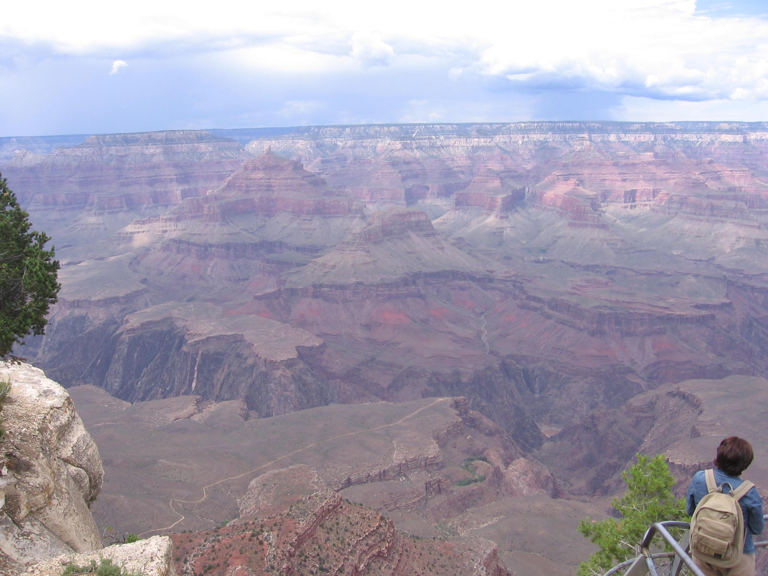
#> input picture test_image/hazeDay.png, 768 x 576 px; its folder holds only this picture in this run
$ python generate_DC_haze_image.py
#> lines starting #> are read from the running program, lines starting #| are printed output that depends on the picture; after the words box and inside, x2 and y2 are one past the last pixel; in counts of white or black regions, pixels touching at a corner belong together
#> further down, clear is the input picture: shape (576, 768, 3); mean B, G, R 172.7, 156.3, 161
import numpy as np
import cv2
import os

def dark_channel_prior(img, window_size):
#> called with window_size = 15
    min_channel = np.min(img, axis=2)  # 选择三个通道中的最小值
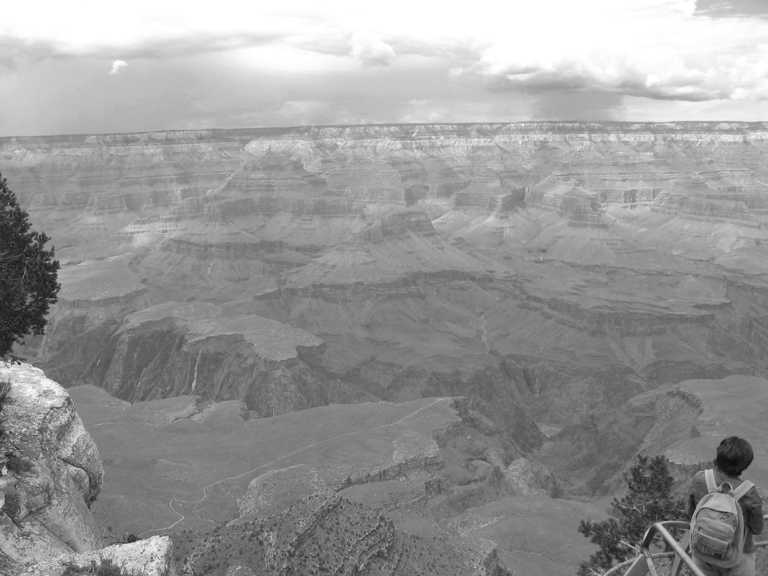
#> min_channel: shape (576, 768); min 14, max 255, mean 152.1
    dark_channel = cv2.erode(min_channel, np.ones((window_size, window_size), dtype=np.uint8))  # 使用腐蚀操作模拟最小滤波
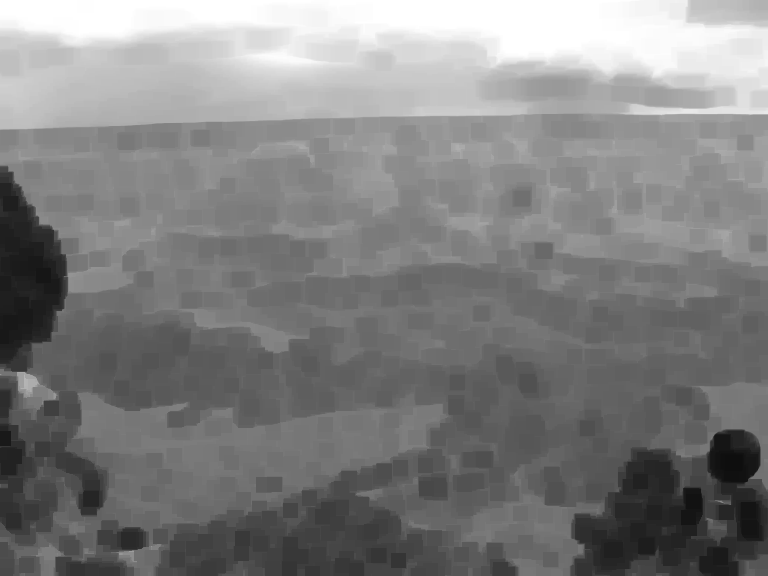
#> dark_channel: shape (576, 768); min 14, max 255, mean 128.9
    return dark_channel

def estimate_atmospheric_light(img, dark_channel, percent):
#> called with percent = 0.001
    num_pixels = dark_channel.size
#> num_pixels = 442368
    top_pixels = int(percent * num_pixels)  # 计算顶部百分比的像素数
#> top_pixels = 442

    # 找到暗通道中最亮的像素位置
    indices = np.argsort(dark_channel, axis=None)[-top_pixels:]
#> indices = 442 values, max 26191 at index 298, min 0 at index 441, mean 13923.4

    # 创建一个全黑的图像作为掩模
    mask = np.zeros_like(img, dtype=np.uint8)

    # 在掩模上标记选中的最亮位置的像素
    flat_image = img.reshape((-1, 3))
    brightest_pixels = flat_image[indices]
#> brightest_pixels = 442 rows, first 8: [255, 255, 255], [255, 255, 255], [255, 255, 255], [255, 255, 255], [255, 255, 255], [255, 255, 255], [255, 255, 255], [255, 255, 255]
    mask.reshape((-1, 3))[indices] = brightest_pixels  # 把原图中最亮的像素按位置填回新图

    # 对掩模图像进行腐蚀操作，消除小区域的白色
    eroded_mask = cv2.erode(mask, np.ones((5, 5), dtype=np.uint8))
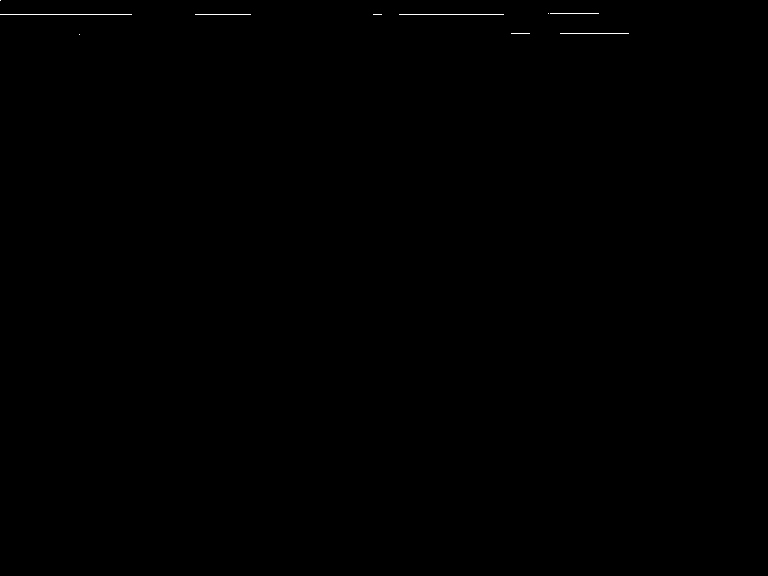
#> mask: shape (576, 768, 3); 0.1% white in thin lines or dots, all inside (x1, y1, x2, y2) = (0, 0, 629, 35)

    # 检查腐蚀后的掩模是否全为0
    if np.all(eroded_mask == 0):
        eroded_mask = cv2.erode(mask, np.ones((3, 3), dtype=np.uint8))
        use_mask = eroded_mask
        if np.all(eroded_mask == 0):
            use_mask = mask
    else:
        use_mask = eroded_mask

    # 找出使用掩模中最大像素值及其位置
    max_val = np.max(use_mask)
#> max_val = 255
    max_position = np.unravel_index(np.argmax(use_mask, axis=None), use_mask.shape)
#> max_position = (0, 0, 0)
    max_color = use_mask[max_position[0], max_position[1], :]
#> max_color = [255, 255, 255]

    return max_color

# 测试代码
if __name__ == "__main__":
    # input_folder = 'hazyImage_folder'
    # output_folder = 'DC_image_folder'
    input_folder = 'test_image'
    output_folder = 'DC_image'
    filenames = os.listdir(input_folder)
    for filename in filenames:
        clear_file_path = os.path.join(input_folder, filename)
        clear = cv2.imread(clear_file_path)

        dark_channel = dark_channel_prior(clear, 15)
        atmospheric_light = estimate_atmospheric_light(clear, dark_channel, 0.001)  # 选用最亮的1%的像素
#> atmospheric_light = [255, 255, 255]

        image_normalized = clear / 255.0
        atmospheric_light_normalized = atmospheric_light / 255.0
#> atmospheric_light_normalized = [1, 1, 1]
        dark_channel_light = dark_channel_prior(image_normalized / atmospheric_light_normalized, 15)

        # 确保dark_channel_light中的值不会超过1
        dark_channel_light = np.clip(dark_channel_light, 0, 1)

        dark_channel_light_scaled = (dark_channel_light * 255).astype(np.uint8)

        output_path = os.path.join(output_folder, filename)
        # 保存结果
        cv2.imwrite(output_path, dark_channel_light_scaled)

$ run again, on test_image/mountain.png
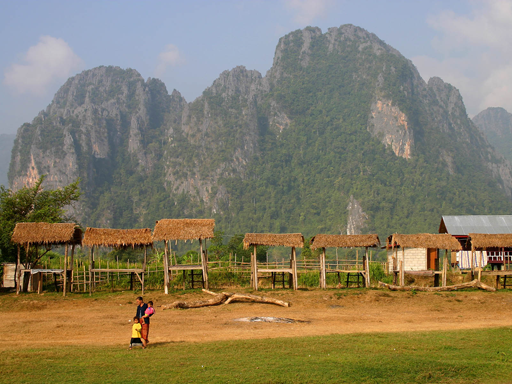
#> input picture test_image/mountain.png, 512 x 384 px
#> clear is the input picture: shape (384, 512, 3); mean B, G, R 101.5, 125.5, 134.4
#> in dark_channel_prior, `dark_channel = cv2.erode(min_channel, np.ones((window_size, window_siz..`:
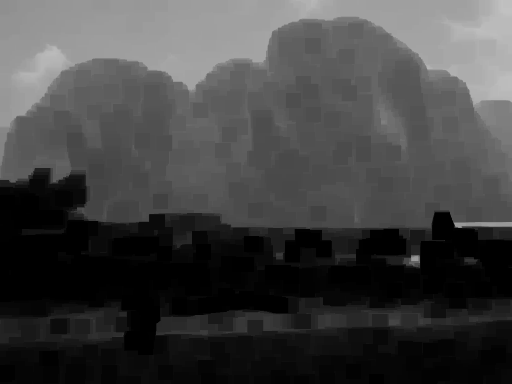
#> dark_channel: shape (384, 512); min 0, max 193, mean 66.5
#> indices = 196 values, max 41982 at index 0, min 499 at index 31, mean 4530.2
#> brightest_pixels = 196 rows, first 8: [191, 190, 192], [204, 201, 205], [203, 200, 202], [204, 201, 203], [202, 200, 202], [200, 199, 201], [200, 199, 201], [204, 200, 205]
#> atmospheric_light = [202, 200, 206]
#> atmospheric_light_normalized = [0.792, 0.784, 0.808]
#> in dark_channel_prior (call 2), `dark_channel = cv2.erode(min_channel, np.ones((window_size, window_siz..`:
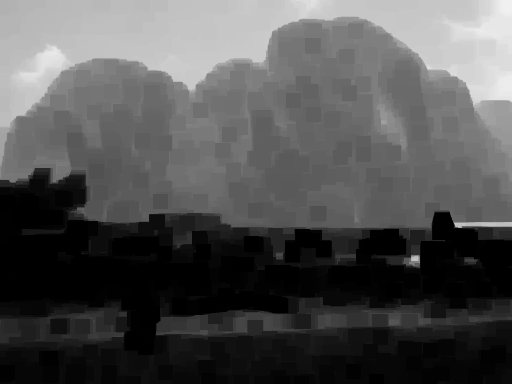
#> dark_channel: shape (384, 512) float64; min 0, max 0.942, mean 0.324
